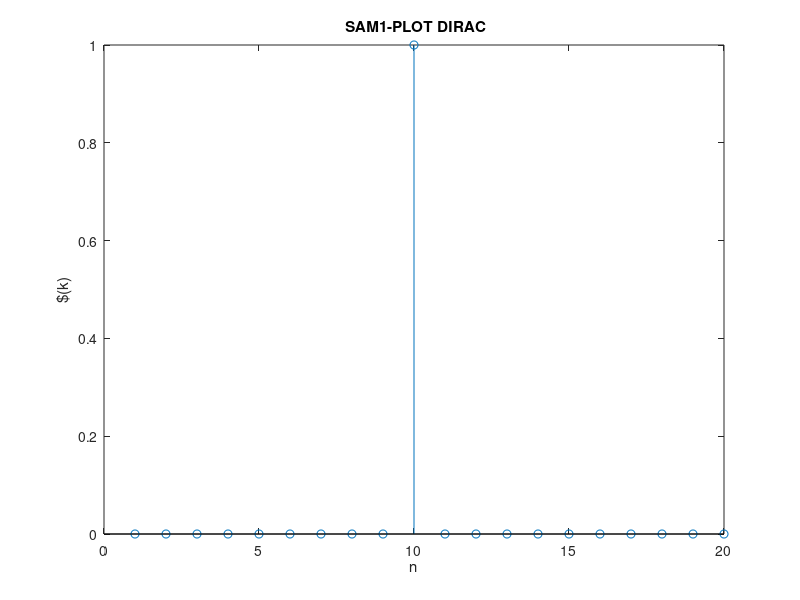
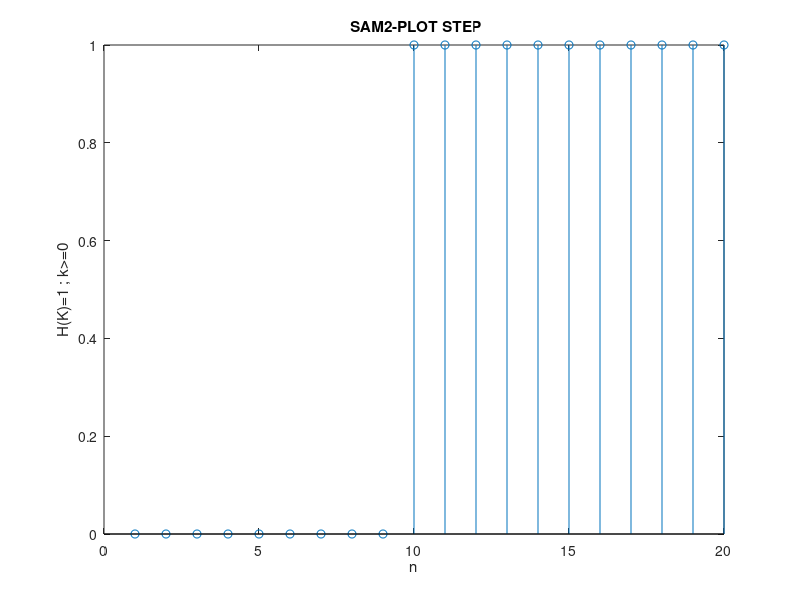
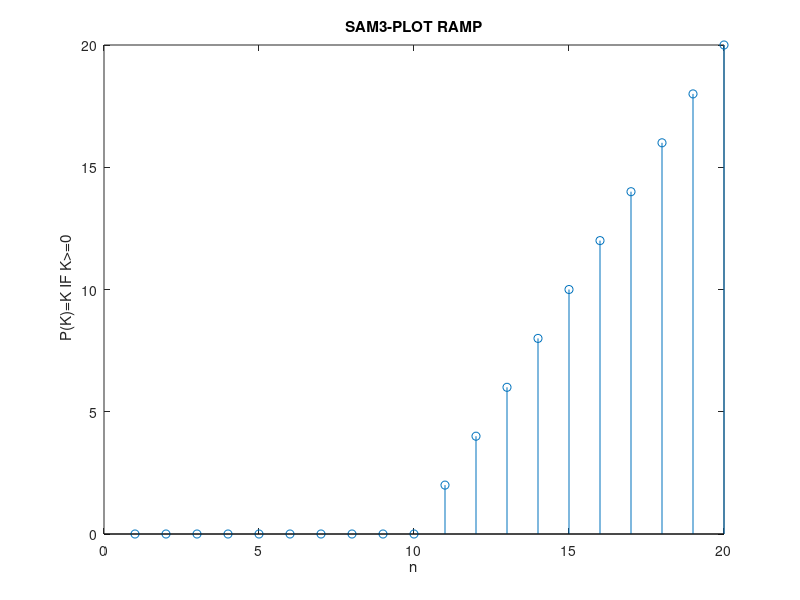
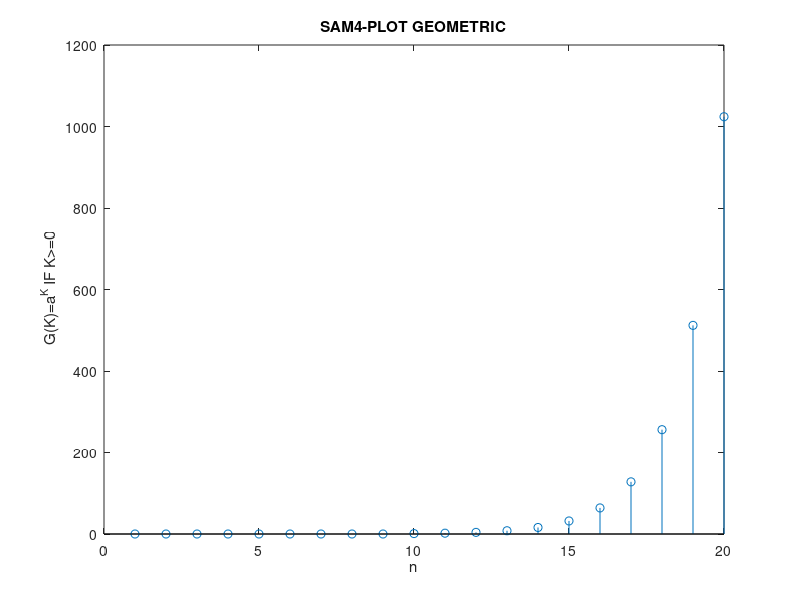

The MATLAB script that drew these images, in order:
function SAM()
% Question#1
% SUBMITTED BY : SAM ( USAMA PERVAIZ)
% MAIA,LAB1
%%%%%%%%%%%%%%%%%%%%%%%%%%%%%%%%%%%%%%%%%%%%%%%%%%%%%%%%%%%%%%%%%%%%%%%%%%%%%%%%%%%%%%%%%%%%%%%%%%%%%%%%%%%%%%%%%%%%%%%%%%%%%%%%%%%%%%%%%%%%
%1.1
% MATLAB DIRAC FUNCTION
sam1= dirac(10,20);
figure(1); stem(sam1);
xlabel('n')
ylabel('$(k)')
title(' SAM1-PLOT DIRAC')
%%%%%%%%%%%%%%%%%%%%%%%%%%%%%%%%%%%%%%%%%%%%%%%%%%%%%%%%%%%%%%%%%%%%%%%%%%%%%%%%%%%%%%%%%%%%%%%%%%%%%%%%%%%%%%%%%%%%%%%%%%%%%%%%%%%%%%%%%%%%%%
%1.2
% STEP FUNCTION
sam2=step(10,20);
figure(2);stem(sam2);
xlabel('n')
ylabel('H(K)=1 ; k>=0')
title(' SAM2-PLOT STEP')
%%%%%%%%%%%%%%%%%%%%%%%%%%%%%%%%%%%%%%%%%%%%%%%%%%%%%%%%%%%%%%%%%%%%%%%%%%%%%%%%%%%%%%%%%%%%%%%%%%%%%%%%%%%%%%%%%%%%%%%%%%%%%%%%%%%%%%%%%%%%%%
%1.3
% RAMP FUNCTION
sam3=ramp(2,10,20);
figure(3); stem(sam3);
xlabel('n')
ylabel(' P(K)=K IF K>=0')
title('SAM3-PLOT RAMP')
%%%%%%%%%%%%%%%%%%%%%%%%%%%%%%%%%%%%%%%%%%%%%%%%%%%%%%%%%%%%%%%%%%%%%%%%%%%%%%%%%%%%%%%%%%%%%%%%%%%%%%%%%%%%%%%%%%%%%%%%%%%%%%%%%%%%%%%%%%%%%%
%1.4
% GEOMETRIC FUNCTION 
sam4= geometric(2,10,20);
figure(4);stem(sam4);
xlabel('n')
ylabel(' G(K)=a^K IF K>=0')
title('SAM4-PLOT GEOMETRIC')
%%%%%%%%%%%%%%%%%%%%%%%%%%%%%%%%%%%%%%%%%%%%%%%%%%%%%%%%%%%%%%%%%%%%%%%%%%%%%%%%%%%%%%%%%%%%%%%%%%%%%%%%%%%%%%%%%%%%%%%%%%%%%%%%%%%%%%%%%%%%%%
%1.5
% BOX FUNCTION
sam5= box(3,10,20);
figure(5);stem(sam5);
xlabel('n')
ylabel(' B(K)=1 FOR -a<=k<=a')
title('SAM5-PLOT BOX FUNCTION')
%%%%%%%%%%%%%%%%%%%%%%%%%%%%%%%%%%%%%%%%%%%%%%%%%%%%%%%%%%%%%%%%%%%%%%%%%%%%%%%%%%%%%%%%%%%%%%%%%%%%%%%%%%%%%%%%%%%%%%%%%%%%%%%%%%%%%%%%%%%%%%
%1.6
% SINE FUNCTION
sam6=sinewave(10,1/100);
figure(6);stem(sam6);
xlabel('f=10 , fs=100')
ylabel(' sin(2*pi*f*n*t')
title('SAM6-Sin Function')

sam7=sinewave2(10,1/1000);
figure(7);stem(sam7);
xlabel('f = 10Hz and Ts = 1000 and Periods = 2')
ylabel(' sin(2*pi*f*n*t')
title('SAM7-Sin Function')

sam8=sinewave3(10,1/30);
figure(8);stem(sam8);
xlabel('f = 10, Ts = 30 over 2 periods.')
ylabel(' sin(2*pi*f*n*t')
title('SAM8-Sin Function')

%%%%%%%%%%%%%%%%%%%%%%%%%%%%%%%%%%%%%%%%%%%%%%%%%%%%%%%%%%%%%%%%%%%%%%%%%%%%%%%%%%%%%%%%%%%%%%%%%%%%%%%%%%%%%%%%%%%%%%%%%%%%%%%%%%%%%%%%%%%%%%
% 2.1
% Histogram of the gaussian distribution
sam9 = rand_a(1000); 
% observation xn 1000
figure(13); histfit(sam9)
title('Fit of the Histogram Distribution for n=1000')

sam10 = rand_a2(10000);
figure(14); histfit(sam10)
title('Fit of the Histogram Distribution for n=10000')

%%%%%%%%%%%%%%%%%%%%%%%%%%%%%%%%%%%%%%%%%%%%%%%%%%%%%%%%%%%%%%%%%%%%%%%%%%%%%%%%%%%%%%%%%%%%%%%%%%%%%%%%%%%%%%%%%%%%%%%%%%%%%%%%%%%%%%%%%%%%%%
% 2.2
% Same question as of 2.1 with the uniform law of the random process U and an observation xu.

sam11=uniform(1000);
figure(15); histfit(sam11)
title('Fit of the Uniform Distribution for n=1000')

%%%%%%%%%%%%%%%%%%%%%%%%%%%%%%%%%%%%%%%%%%%%%%%%%%%%%%%%%%%%%%%%%%%%%%%%%%%%%%%%%%%%%%%%%%%%%%%%%%%%%%%%%%%%%%%%%%%%%%%%%%%%%%%%%%%%%%%%%%%%%%
% 2.3
% Compute the autocorrelation of the two observations and plot them. Are these noises "white" ?

sam12=cogaussian();
figure(16); plot(sam12)
title('Autocorelation of Gausain Noise')

sam13=couniform();
figure(17); plot(sam13)
title('Autocorelation of Uniform Noise')
% Conclusion : The gaussian noise is the white noise as you can see from the graph that it is not dependent 
% on the frequency and the energy level is the same whereas in the case of uniform noise , it's dependent on
% frequency and it's energy distribution keep changing 

%%%%%%%%%%%%%%%%%%%%%%%%%%%%%%%%%%%%%%%%%%%%%%%%%%%%%%%%%%%%%%%%%%%%%%%%%%%%%%%%%%%%%%%%%%%%%%%%%%%%%%%%%%%%%%%%%%%%%%%%%%%%%%%%%%%%%%%%%%%%%%
% 2.4
[sam14,sam15,sam16,sam17]=binary();
figure(18); plot(sam14);
title('Plot of the Signal S=s1+s2+s3')

figure(19); plot(sam15);
title('Corelation of the S & S1')

figure(20); plot(sam16);
title('Corelation of the S & S2')

figure(21); plot(sam17);
title('Corelation of the S & S3')


end
%%%%%%%%%%%%%%%%%%%%%%%%%%%%%%%%%%%%%%%%%%%%%%%%%%%%%%%%%%%%%%%%%%%%%%%%%%%%%%%%%%%%%%%%%%%%%%%%%%%%%%%%%%%%%%%%%%%%%%%%%%%%%%%%%%%%%%%%%%%%%%

% QUESTION-1
% 1.1
% By default n and N should be equal to 0 and 20, respectively. Plot the signal for n = 10.
function sam1= dirac(n,N)

if(n>N-1)
        Disp(' There is Error because n cant be greater then N-1');
        
else
    a=zeros(N,1);
    a(n)=1;
    sam1=a;
    
end
end
%%%%%%%%%%%%%%%%%%%%%%%%%%%%%%%%%%%%%%%%%%%%%%%%%%%%%%%%%%%%%%%%%%%%%%%%%%%%%%%%%%%%%%%%%%%%%%%%%%%%%%%%%%%%%%%%%%%%%%%%%%%%%%%%%%%%%%%%%%%%%%
% 1.2
function sam2= step(n,N)

if(n>N-1)
    
        Disp(' There is Error because n cant be greater then N-1');
        
else
    a=zeros(N,1);
    for i=n:N
        a(i)=1;
    
    end
    sam2=a;
    
end
end
%%%%%%%%%%%%%%%%%%%%%%%%%%%%%%%%%%%%%%%%%%%%%%%%%%%%%%%%%%%%%%%%%%%%%%%%%%%%%%%%%%%%%%%%%%%%%%%%%%%%%%%%%%%%%%%%%%%%%%%%%%%%%%%%%%%%%%%%%%%%%%
% 1.3
function sam3= ramp(a,n,N)

if(n>N-1)
    
        Disp(' There is Error because n cant be greater then N-1');
        
else
            b = zeros(1,N);  
            
            for j = n:N
            b(j) = a*(j-n);
            end
            sam3 = b;
    
end
end
%%%%%%%%%%%%%%%%%%%%%%%%%%%%%%%%%%%%%%%%%%%%%%%%%%%%%%%%%%%%%%%%%%%%%%%%%%%%%%%%%%%%%%%%%%%%%%%%%%%%%%%%%%%%%%%%%%%%%%%%%%%%%%%%%%%%%%%%%%%%%%
% 1.4
function sam4= geometric(a,n,N)

if(n>N-1)
    
        Disp(' There is Error because n cant be greater then N-1');
        
else
            b = zeros(1,N); 
            
            for j = n:N
            b(j) = a^(j-n);
            end
            sam4 = b;
    
end
end
%%%%%%%%%%%%%%%%%%%%%%%%%%%%%%%%%%%%%%%%%%%%%%%%%%%%%%%%%%%%%%%%%%%%%%%%%%%%%%%%%%%%%%%%%%%%%%%%%%%%%%%%%%%%%%%%%%%%%%%%%%%%%%%%%%%%%%%%%%%%%%
% 1.5
function sam5= box(a,n,N)

if n >(N-a) || n< (1+a)
            Disp('There is Error because n should be inferior then N-a or greater than 1+a'); 
    else
            
            f = zeros(1,N);  %
            
            for j = n-a:n+a
            f(j) = 1;
            end
            
                
            sam5 = f;
            
end 
end
%%%%%%%%%%%%%%%%%%%%%%%%%%%%%%%%%%%%%%%%%%%%%%%%%%%%%%%%%%%%%%%%%%%%%%%%%%%%%%%%%%%%%%%%%%%%%%%%%%%%%%%%%%%%%%%%%%%%%%%%%%%%%%%%%%%%%%%%%%%%%%
% 1.6
function sam6 =  sinewave(f,Ts)  
                    
%  The f=10, so time period for single cycle is 0.1 second 
   StopTime = .10;
   t = (0:Ts:StopTime-Ts);                   
   sam6 = sin(2*pi*f*t);

end

function sam7 =  sinewave2(f,Ts)  
                    
%  The f=10, so time period for single cycle is 0.1 second 
%  We want to plot two cycles of the sinewaveform
   StopTime = .20;
   t = (0:Ts:StopTime-Ts);                   
   sam7 = sin(2*pi*f*t);

end

function sam8 =  sinewave3(f,Ts)  
                    
%  The f=10, so time period for single cycle is 0.1 second 
%  We want to plot two cycles of the sinewaveform
   StopTime = .20;
   t = (0:Ts:StopTime-Ts);                   
   sam8 = sin(2*pi*f*t);

end
%%%%%%%%%%%%%%%%%%%%%%%%%%%%%%%%%%%%%%%%%%%%%%%%%%%%%%%%%%%%%%%%%%%%%%%%%%%%%%%%%%%%%%%%%%%%%%%%%%%%%%%%%%%%%%%%%%%%%%%%%%%%%%%%%%%%%%%%%%%%%%
% 2.1
% 'Fit of the Histogram Distribution for n=1000'
function sam9 =  rand_a(n) %Function Defination 

sam9 = randn(n,1);
y=sam9;
[h,xh]=hist(y);
figure(9); plot(y);
title('Plot the Random Function')

figure(10); hist(y);
title('Histogram of the Random Function')

mu= mean (y);
s= std (y);

%HISTFIT FUNCTION DO ALL THIS WORK SO THERE IS NO NEED TO
%DO THAT AGAIN BY GAUSSIAN FUNCTION , SO YOU CAN COMMENT THE
%CODE AND JUST USE THE HISTFIT FUNCTION
p1 = -.5 * ((xh - mu)/s) .^ 2;
p2 = (s * sqrt(2*pi));
samf = exp(p1) ./ p2;

figure(11); plot(samf);
title('Plot of the Gaussian Function')

figure(12); hist(samf);
title('Histogram of the Gaussian Function')


end

function sam10 =  rand_a2(n)
% Fit of the Histogram Distribution for n=10000
sam10 = randn(n,1);

% Increase the number of n to 10000
end

%%%%%%%%%%%%%%%%%%%%%%%%%%%%%%%%%%%%%%%%%%%%%%%%%%%%%%%%%%%%%%%%%%%%%%%%%%%%%%%%%%%%%%%%%%%%%%%%%%%%%%%%%%%%%%%%%%%%%%%%%%%%%%%%%%%%%%%%%%%%%%
% 2.2
% Fit of the Uniform Distribution for n=1000
function sam11 =  uniform(n)

sam11 = rand(n,1);

end
%%%%%%%%%%%%%%%%%%%%%%%%%%%%%%%%%%%%%%%%%%%%%%%%%%%%%%%%%%%%%%%%%%%%%%%%%%%%%%%%%%%%%%%%%%%%%%%%%%%%%%%%%%%%%%%%%%%%%%%%%%%%%%%%%%%%%%%%%%%%%%
% 2.3
% Autocorelation of Gausain Noise
function sam12 =  cogaussian()

sam12 = randn(1000,1);
sam12=xcorr(sam12,'biased');
% Use of the xcorr function for calculating the coorelation
end
% 'Autocorelation of Uniform Noise'
function sam13 =  couniform()

sam13 = rand(1000,1);
sam13=xcorr(sam13,'biased');
% Conclusion : The gaussian noise is the white noise as you can see from the graph that it is not dependent 
% on the frequency and the energy level is the same whereas in the case of uniform noise , it's dependent on
% frequency and it's energy distribution keep changing
end

%%%%%%%%%%%%%%%%%%%%%%%%%%%%%%%%%%%%%%%%%%%%%%%%%%%%%%%%%%%%%%%%%%%%%%%%%%%%%%%%%%%%%%%%%%%%%%%%%%%%%%%%%%%%%%%%%%%%%%%%%%%%%%%%%%%%%%%%%%%%%%
% 2.4
% Generate a whole signal s containing these signals at dirrerent shifts
function [sam14,sam15,sam16,sam17] =  binary()

s1=round(rand(1,50));
s2=round(rand(1,50));
s3=round(rand(1,50));
a=zeros(300,1);
    for i= 1:50
        a(i)=s1(i);   
    end
    for i=51 :300
        s1(i)=0;
    end
    
    for i=1:50
        a(i+100)=s2(i);
    end
    for i=51 :300
        s2(i)=0;
    end
    
    for i=1:50
        a(i+200)=s3(i);
    end
    for i=51 :300
        s3(i)=0;
    end
 
sam14=a;

length(sam14)
length(s1)
% Compute the cross-correlation
% between the whole signals and s1; s2; s3. Comments the results.
sam15=corrcoef(sam14,s1); 
sam16=corrcoef(sam14,s2);
sam17=corrcoef(sam14,s3);

% EXPLAIN??
end
%%%%%%%%%%%%%%%%%%%%%%%%%%%%%%%%%%%%%%%%%%%%%%%%%%%%%%%%%%%%%%%%%%%%%%%%%%%%%%%%%%%%%%%%%%%%%%%%%%%%%%%%%%%%%%%%%%%%%%%%%%%%%%%%%%%%%%%%%%%%%%

